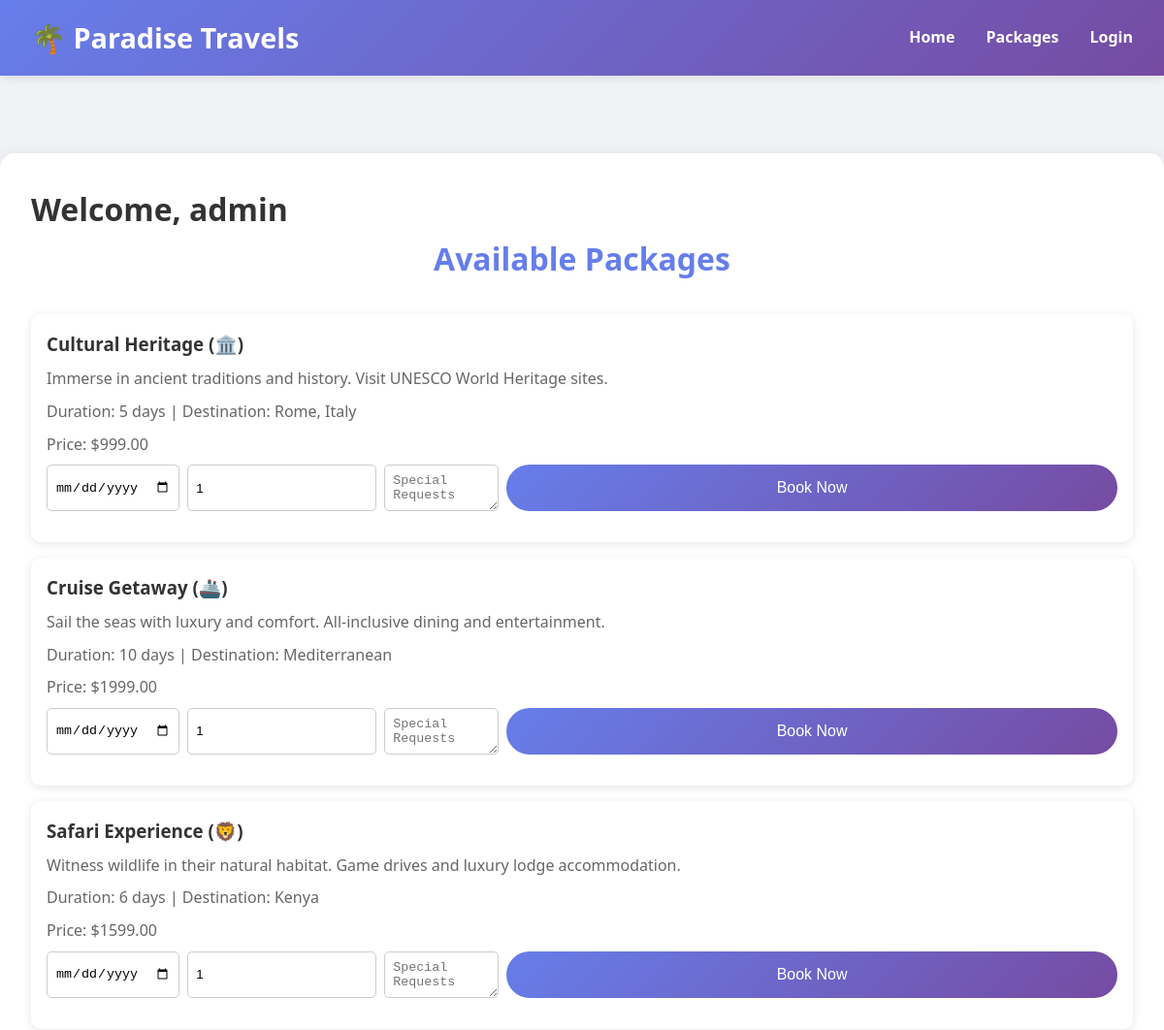
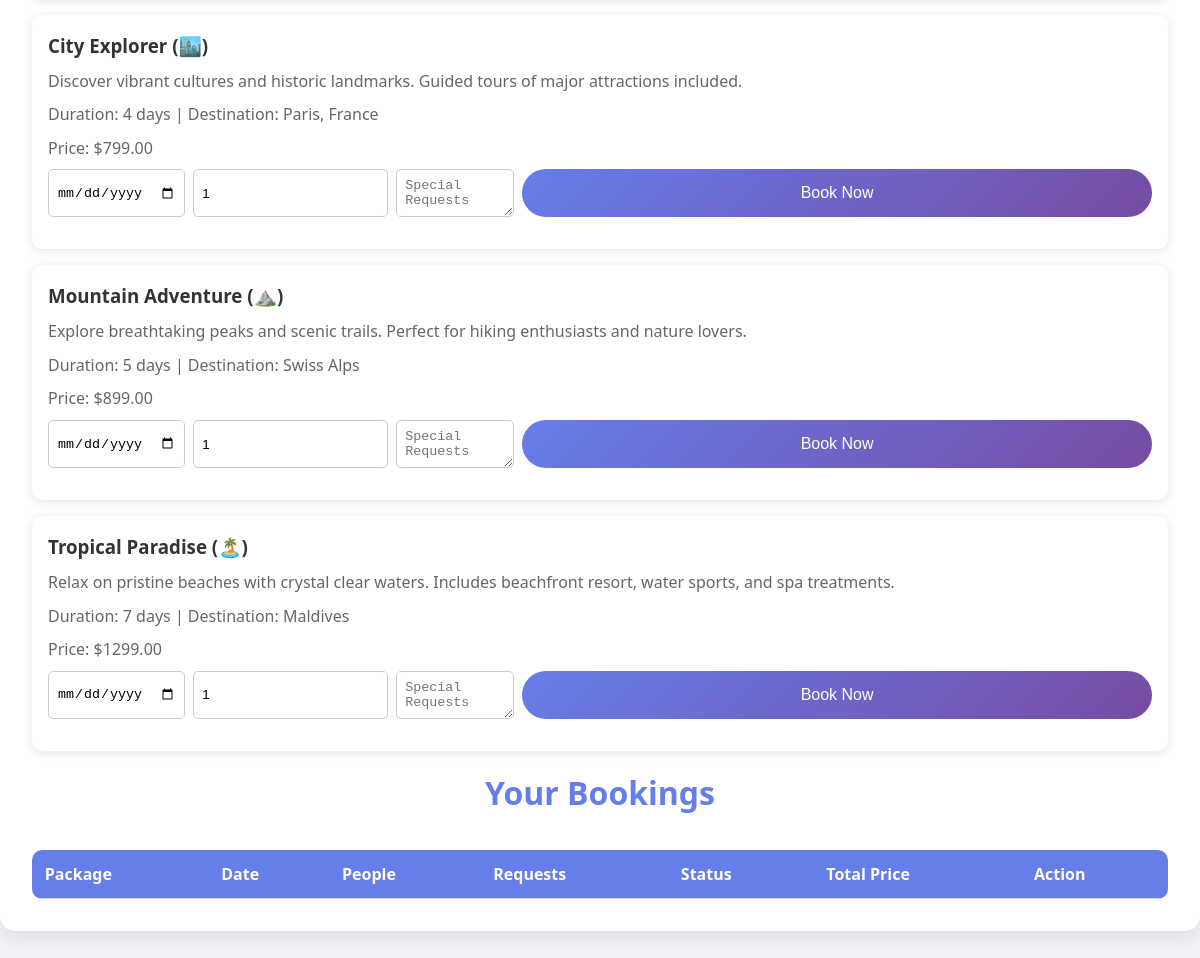
The page /user-dashboard.php?user_id=1 on the database its author committed (2 pictures, top to bottom).
### tables this page shows
CREATE TABLE IF NOT EXISTS users (
    id INT AUTO_INCREMENT PRIMARY KEY,
    username VARCHAR(100) NOT NULL UNIQUE,
    password VARCHAR(255) NOT NULL,
    role VARCHAR(50) DEFAULT 'user',
    email VARCHAR(255),
    created_at TIMESTAMP DEFAULT CURRENT_TIMESTAMP
);

CREATE TABLE IF NOT EXISTS packages (
    id INT AUTO_INCREMENT PRIMARY KEY,
    name VARCHAR(255) NOT NULL,
    description TEXT,
    price DECIMAL(10, 2) NOT NULL,
    icon VARCHAR(10),
    duration VARCHAR(50),
    destination VARCHAR(255),
    created_at TIMESTAMP DEFAULT CURRENT_TIMESTAMP
);

### user-dashboard.php (the view, shortened to what this page needs)
<?php
require 'db.php';
$is_logged_in = isset($_SESSION['user_id']);
$userId = $_GET['user_id'] ?? null;
$sql = "SELECT * FROM users WHERE id = $userId";
$result = $pdo->query($sql);
$user = $result->fetch(PDO::FETCH_ASSOC);
$packages = $pdo->query("SELECT * FROM packages ORDER BY id DESC")->fetchAll();
?>
<html>
<head>
<link rel="stylesheet" type="text/css" href="style.css">
</head>
<body>
<nav class="navbar">
    <div class="nav-content">
        <div class="logo">🌴 Paradise Travels</div>
        <div class="nav-links">
            <a href="index.php">Home</a>
            <a href="packages.php">Packages</a>
            <?php if(!$is_logged_in): ?>
                <a href="login.php">Login</a>
            <?php else: ?>
                <a href="logout.php">Logout</a>
            <?php endif; ?>
        </div>
    </div>
</nav>
<div class="container">
    <h1>Welcome, <?= htmlspecialchars($user['username']) ?></h1>
    <h2>Available Packages</h2>
    <?php foreach($packages as $pkg): ?>
    <div class="package-card">
        <h3><?= htmlspecialchars($pkg['name']) ?> (<?= htmlspecialchars($pkg['icon']) ?>)</h3>
        <p><?= htmlspecialchars($pkg['description']) ?></p>
        <p>Duration: <?= htmlspecialchars($pkg['duration']) ?> | Destination: <?= htmlspecialchars($pkg['destination']) ?></p>
        <p>Price: $<?= $pkg['price'] ?></p>
        <form method="POST" class="form-inline">
            <input type="date" name="date" required>
            <input type="number" name="people" min="1" value="1" required>
            <textarea name="requests" placeholder="Special Requests"></textarea>
            <button type="submit" name="book_package" class="btn">Book Now</button>
        </form>
    </div>
    <?php endforeach; ?>
    <h2>Your Bookings</h2>
    <div class="table-container">
    <table>
    <tr>
        <th>Package</th><th>Date</th><th>People</th><th>Requests</th><th>Status</th><th>Total Price</th><th>Action</th>
    </tr>
    </table>
    </div>
</div>
</body>
</html>

### style.css (style rules this page uses)
* { margin:0; padding:0; box-sizing:border-box; }
body { font-family: 'Segoe UI', Tahoma, Geneva, Verdana, sans-serif; line-height:1.6; color:#333; background:#f0f2f5; }
a { text-decoration:none; }
.navbar { font-weight:bold; background:linear-gradient(135deg,#667eea 0%,#764ba2 100%); padding:1rem 2rem; box-shadow:0 2px 10px rgba(0,0,0,0.1); }
.nav-content { max-width:1200px; margin:0 auto; display:flex; justify-content:space-between; align-items:center; }
.logo { font-size:1.8rem; font-weight:bold; color:white; }
.nav-links { display:flex; gap:2rem; }
.nav-links a { color:white; text-decoration:none; transition:opacity 0.3s; }
.container { max-width: 1200px; margin:5rem auto; background:white; padding:2rem; border-radius:15px; box-shadow:0 5px 20px rgba(0,0,0,0.1); }
h2 { text-align:center; font-size:2rem; margin-bottom:2rem; color:#667eea; }
.btn { display:inline-block; width:100%; padding:0.8rem 0; background: linear-gradient(135deg, #667eea 0%, #764ba2 100%); color:white; border-radius:25px; border:none; font-size:1rem; cursor:pointer; transition:opacity 0.3s; }
table { width:100%; border-collapse:collapse; background:white; border-radius:10px; overflow:hidden; }
table th, table td { padding:0.8rem; border-bottom:1px solid #ddd; text-align:left; }
table th { background:#667eea; color:white; }
.form-inline { display:flex; gap:0.5rem; margin-bottom:1rem; }
.package-card { background:white; border-radius:10px; padding:1rem; margin-bottom:1rem; box-shadow:0 2px 10px rgba(0,0,0,0.1); }
.package-card h3 { margin-bottom:0.5rem; color:#333; }
.package-card p { color:#666; margin-bottom:0.5rem; }

### user-dashboard.php (style rules this page uses)
input, select, textarea { padding:0.5rem; border-radius:5px; border:1px solid #ccc; }

### rows shown on the page
users: username "admin"
packages: name "Cultural Heritage", icon "🏛️", description "Immerse in ancient traditions and history. Visit UNESCO World Heritage sites.", duration "5 days", destination "Rome, Italy", price "999.00"
packages: name "Cruise Getaway", icon "🚢", description "Sail the seas with luxury and comfort. All-inclusive dining and entertainment.", duration "10 days", destination "Mediterranean", price "1999.00"
packages: name "Safari Experience", icon "🦁", description "Witness wildlife in their natural habitat. Game drives and luxury lodge accommodation.", duration "6 days", destination "Kenya", price "1599.00"
packages: name "City Explorer", icon "🏙️", description "Discover vibrant cultures and historic landmarks. Guided tours of major attractions included.", duration "4 days", destination "Paris, France", price "799.00"
packages: name "Mountain Adventure", icon "⛰️", description "Explore breathtaking peaks and scenic trails. Perfect for hiking enthusiasts and nature lovers.", duration "5 days", destination "Swiss Alps", price "899.00"
packages: name "Tropical Paradise", icon "🏝️", description "Relax on pristine beaches with crystal clear waters. Includes beachfront resort, water sports, and spa treatments.", duration "7 days", destination "Maldives", price "1299.00"
